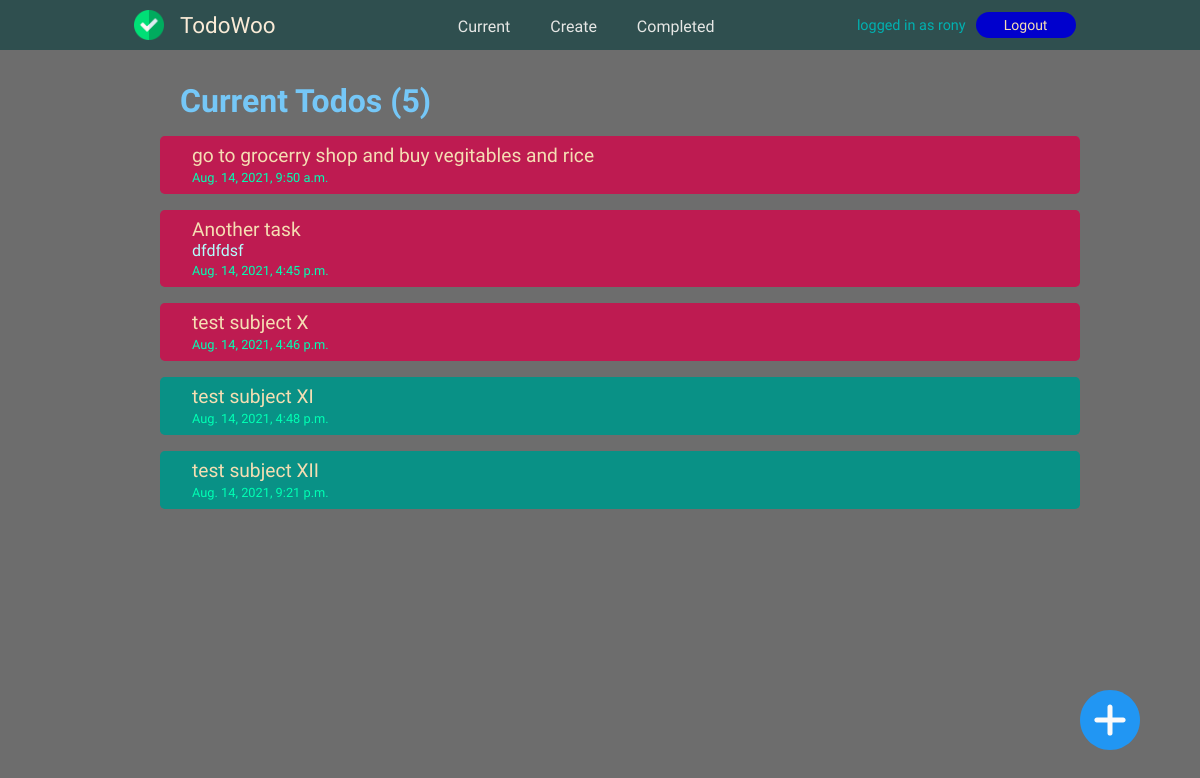
Page /current/ (signed in) on the earlier database version.
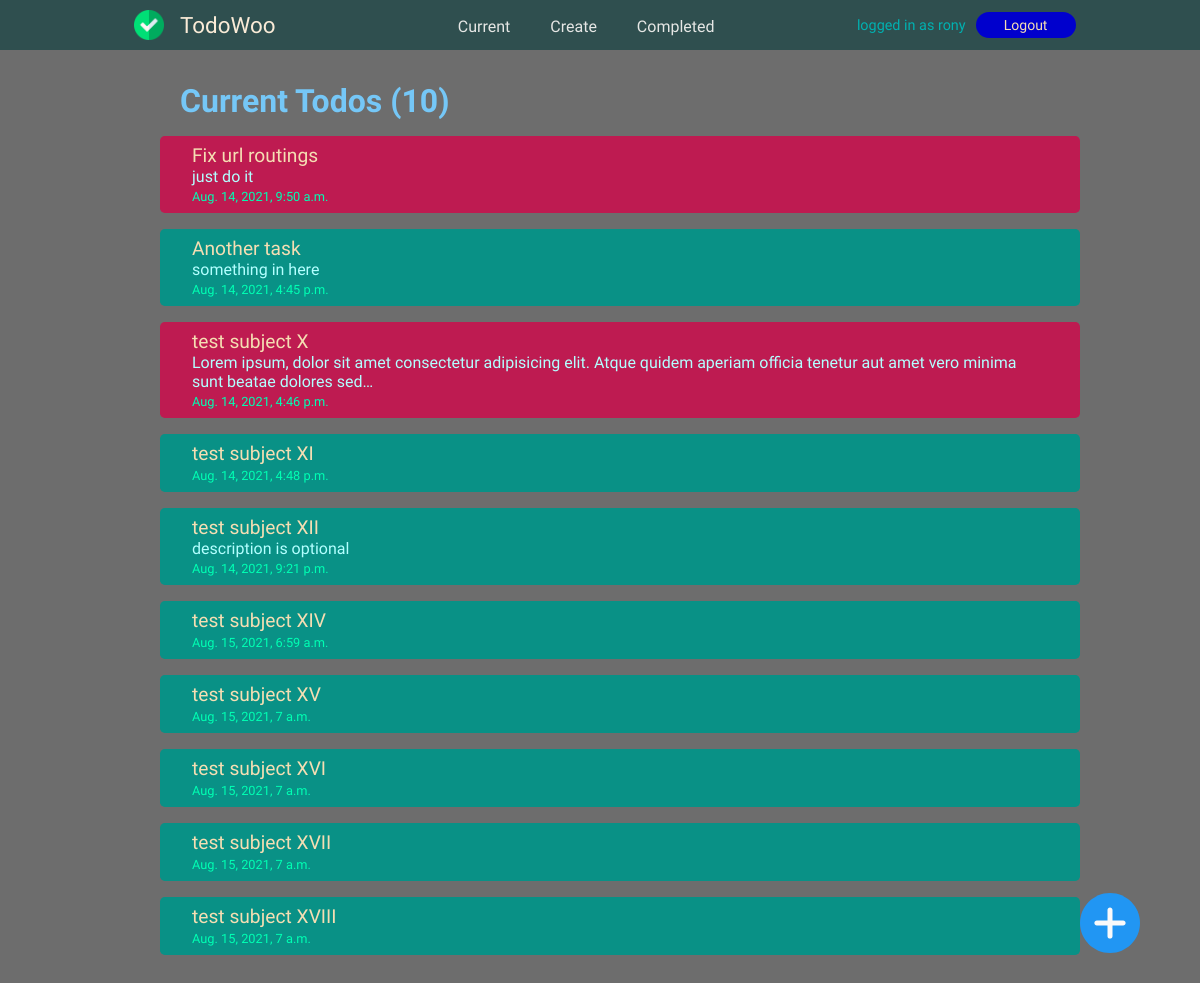
Same page on the later database version.
### todo/models.py (models this page shows, shortened)
class Todo(models.Model):
    title = models.CharField(max_length=150)
    description = models.TextField(blank=True)
    important = models.BooleanField()
    date_created = models.DateTimeField(auto_now_add=True)
    date_completed = models.DateTimeField(blank=True, null=True)
    author = models.ForeignKey(User, on_delete=models.CASCADE)

### todo/views.py (the view)
# urls.py: path('current/', views.currentodo, name="currentodo"),
@login_required
def currentodo(request):
    todos = Todo.objects.filter(author=request.user, date_completed__isnull=True)
    totaltodos = len(todos)
    notempty = bool(totaltodos)
    return render(request, 'todo/currenttodos.html', {'todos': todos, 'notempty': notempty, 'totaltodos': totaltodos})

### todo/templates/todo/currenttodos.html (shortened to what this page needs)
{% extends 'todo/base.html' %}
{% block content %}
{% load static %}
<div class="container">
    {% if notempty %}
    <h2 class="title">Current Todos&nbsp;({{ totaltodos }})</h2>
    <ul>
        {% for todo in todos %}
        {% if todo.important %}
        <a href="{% url 'viewtodo' todo.pk %}"><li class="important">
            <span class="todo-title">{{ todo.title }}</span><br>
            {% if todo.description %}
            <span class="todo-description">{{ todo.description|truncatechars:140 }}</span><br>
            {% endif %}
            <span class="date-created date-added">{{ todo.date_created }}</span>
        </li>
        </a>
        {% else %}
        <a href="{% url 'viewtodo' todo.pk %}"><li class="normal">
            <span class="todo-title">{{ todo.title }}</span><br>
            {% if todo.description %}
            <span class="todo-description">{{ todo.description|truncatechars:140 }}</span><br>
            {% endif %}
            <span class="date-created date-added">{{ todo.date_created }}</span>
        </li>
        </a>
        {% endif %}
        {% endfor %}
    </ul>
    {% endif %}
    <div class="create-round">
        <a href="{% url 'createtodo' %}"><img src="{% static 'todo/plus.svg' %}" alt="add" title="Create" width="60"></a>
    </div>
</div>
{% endblock content %}

### todo/templates/todo/base.html
<!DOCTYPE html>
<html>
    <head>
        {% load static %}
        <link rel="stylesheet" href="{% static 'todo/navbar.css' %}">
        <link rel="stylesheet" href="{% static 'todo/content.css' %}">
    </head>
    <body>
        <header>
            <nav class="navbar">
                <div class="logotitle">
                    <img src="{% static 'todo/check.png' %}" width="50" class="logo">
                    <a href="/"><span class="sitetitle">TodoWoo</span></a>
                </div>
                <div>
                    <ul class="navitems">
                        {% if user.is_authenticated %}
                        <li><a class="navlink" href="{% url 'currentodo' %}">Current</a></li>
                        <li><a class="navlink" href="{% url 'createtodo' %}">Create</a></li>
                        <li><a class="navlink" href="{% url 'completedtodos' %}">Completed</a></li>
                        {% endif %}
                    </ul>
                </div>
                <div class="user">
                    {% if user.is_authenticated %}
                    <span>logged in as {{ user.username }}</span>
                    <form action="{% url 'logoutuser' %}" method="POST">{% csrf_token %}
                        <input class="user_buttun" type="submit" value="Logout">
                    </form>
                    {% else %}
                    <button class="user_buttun"><a href="{% url 'signupuser' %}">SignUp</a></button>
                    <button class="user_buttun"><a href="{% url 'loginuser' %}">Log in</a></button>
                    {% endif %}
                </div>
            </nav>
        </header>
        {% block content %}{% endblock content %}
    </body>
</html>

### todo/static/todo/navbar.css (style rules this page uses)
* { font-family: 'Ubuntu', sans-serif;; font-size: 16px; margin: 0; box-sizing: border-box; }
body { background-color: rgb(109, 109, 109); overflow-x: hidden; }
ul.navitems li { font-size: 18px; display: inline-block; padding: 0px 1em; }
nav { background-color: darkslategrey; display: grid; grid-template-columns: auto auto auto; justify-content: space-evenly; align-items: center; }
div.logotitle .logo { padding: 10px; display: inline-block; }
.user_buttun { color: wheat; background-color: mediumblue; border-radius: 20px; border: 0px; margin: 10px 0px; padding: 5px; width: 100px; font-size: 14px; transition: 0.2s, box-shadow 0.1s; }
a:link, a:visited { text-decoration: none; color: rgb(230, 231, 229); }
span.sitetitle { color: antiquewhite; padding: 0; font-size: 1.4em; padding-left: 0.25em; }
div.logotitle { display: grid; grid-template-columns: auto auto; align-items: center; }
div.user { display: grid; grid-template-columns: auto auto; align-items: center; grid-gap: 0px 10px; }
div.user span { font-weight: 100; color: rgb(0, 177, 177); font-size: 0.9em; }

### todo/static/todo/content.css (style rules this page uses)
div.container { color: #00ced1; margin-top: 0.5em; align-items: center; min-height: 30em; position: relative; }
div.container ul { margin: 0 10% 3em; }
div.container ul li { text-align: left; list-style: none; padding: 0.5em 2em; margin: 0px 0 1em; border-radius: 0.3em; color: wheat; }
div.container ul li.normal { background-color: rgb(9, 145, 134); }
div.container ul li.important { background-color: rgb(190, 27, 81); }
span.todo-title { font-size: 1.2em; }
span.date-created { font-size: 0.8em; color:rgb(252, 234, 201); }
h2 { text-align: center; color: rgb(66, 255, 255); font-size: 2em; padding: 0.5em 0 0.5em; }
h2.title { color: rgb(117, 199, 247); text-align: left; margin: 0.5em 0 0 15%; }
span.date-added { color: #00ffb3; }
.create-round { position: fixed; right: 5%; bottom: 1em; font-size: 2.5em; justify-content: center; align-items: center; }
span.todo-description { color: rgb(179, 255, 255); }

Differences in the rows shown:
changed Todo: title "go to grocerry shop and buy vegitables and rice" → "Fix url routings"; description (not shown) → "just do it"
changed Todo "Another task": important True → False (drawn); description "dfdfdsf" → "something in here"
changed Todo "test subject X": description (not shown) → "Lorem ipsum, dolor sit amet consectetur adipisicing elit. Atque quidem aperiam officia tenetur aut amet vero minima sunt beatae dolores sed…"
changed Todo "test subject XII": description (not shown) → "description is optional"
added Todo: title "test subject XIV", date_created "Aug. 15, 2021, 6:59 a.m."
added Todo: title "test subject XV", date_created "Aug. 15, 2021, 7 a.m."
added Todo: title "test subject XVI", date_created "Aug. 15, 2021, 7 a.m."
added Todo: title "test subject XVII", date_created "Aug. 15, 2021, 7 a.m."
added Todo: title "test subject XVIII", date_created "Aug. 15, 2021, 7 a.m."
Other differences:
{{ totaltodos }}: "5" → "10"
